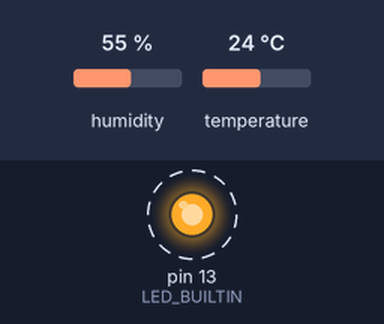
The sketch below on a simulated Arduino Uno, built with avr-gcc and run on an emulated ATmega328P. Parts: output pins drawn as LEDs (lit = HIGH). Dashed ring = blinking. The inputs (shaded band) are chosen by the test bench; at power-on: humidity 55 %, temperature 24 °C. What the sketch prints to the serial monitor is not drawn.

Above: at 0.2 s.
Timing chart, 0 to 5.8 s (numbered marks = the images above):
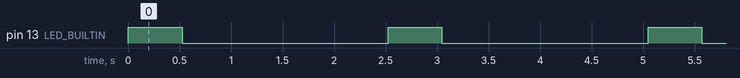

Measured:
- by itself, pin 13 (LED_BUILTIN): alternates HIGH for 0.52 s and LOW for 2.0 s

The sketch:

MI2.ino
```cpp
#include <DHT.h>
#define DHTTYPE DHT11

//Set’s the pin we’re reading data from and initializes the sensor.
int DHTPIN = 4;
DHT dht(DHTPIN,DHTTYPE);

void setup() {

//Tell the arduino we’ll be reading data on the defined DHT pin
pinMode(DHTPIN, INPUT);
pinMode(LED_BUILTIN, OUTPUT);

//Open the serial port for communication
Serial.begin(9600);
//start the connection for reading.
dht.begin();

}

void loop() {

digitalWrite(LED_BUILTIN, HIGH);

//declare variables for storing temperature and humidity and capture
float h = dht.readHumidity();

// Read temperature as Celsius
float t = dht.readTemperature();

//output data as humidity,temperature
Serial.print(h);
Serial.print(",");
Serial.println(t);

//println includes linefeed 
//sleep for two seconds before reading again

delay(500);
digitalWrite(LED_BUILTIN, LOW);
delay(2000);

}
```
